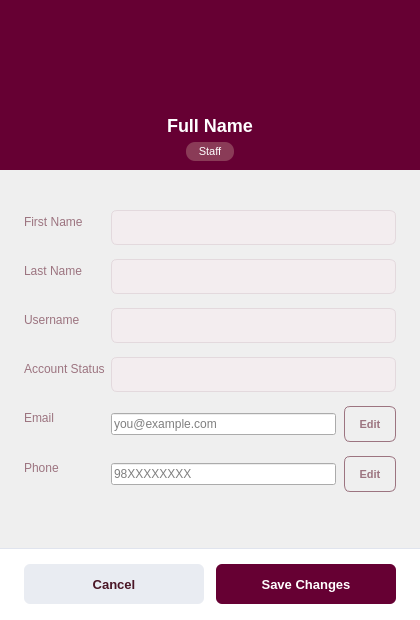
<?xml version="1.0" encoding="UTF-8"?>
<ui version="4.0">
 <class>FrontProfile</class>
 <widget class="QDialog" name="FrontProfile">
  <property name="geometry">
   <rect>
    <x>0</x>
    <y>0</y>
    <width>420</width>
    <height>620</height>
   </rect>
  </property>
  <property name="minimumSize">
   <size>
    <width>420</width>
    <height>620</height>
   </size>
  </property>
  <property name="maximumSize">
   <size>
    <width>420</width>
    <height>620</height>
   </size>
  </property>
  <property name="windowTitle">
   <string>My Profile</string>
  </property>
  <property name="styleSheet">
   <string>
QDialog {
background-color: #F4F6FA;
}
   </string>
  </property>
  <layout class="QVBoxLayout" name="rootLayout">
   <property name="spacing">
    <number>0</number>
   </property>
   <property name="leftMargin">
    <number>0</number>
   </property>
   <property name="topMargin">
    <number>0</number>
   </property>
   <property name="rightMargin">
    <number>0</number>
   </property>
   <property name="bottomMargin">
    <number>0</number>
   </property>
   <item>
    <widget class="QFrame" name="headerFrame">
     <property name="minimumSize">
      <size>
       <width>0</width>
       <height>170</height>
      </size>
     </property>
     <property name="maximumSize">
      <size>
       <width>16777215</width>
       <height>170</height>
      </size>
     </property>
     <property name="styleSheet">
      <string>
QFrame#headerFrame {
background-color: #660033;
}
      </string>
     </property>
     <layout class="QVBoxLayout" name="headerLayout">
      <property name="spacing">
       <number>6</number>
      </property>
      <property name="topMargin">
       <number>20</number>
      </property>
      <item>
       <widget class="QLabel" name="avatarLabel">
        <property name="minimumSize">
         <size>
          <width>96</width>
          <height>96</height>
         </size>
        </property>
        <property name="maximumSize">
         <size>
          <width>96</width>
          <height>96</height>
         </size>
        </property>
        <property name="styleSheet">
         <string>
QLabel {
border-radius: 48px;
background-color: transparent;
}
         </string>
        </property>
        <property name="alignment">
         <set>Qt::AlignmentFlag::AlignCenter</set>
        </property>
       </widget>
      </item>
      <item alignment="Qt::AlignmentFlag::AlignHCenter">
       <widget class="QLabel" name="nameLabel">
        <property name="styleSheet">
         <string>
QLabel {
color: white;
font-size: 18px;
font-weight: bold;
border: none;
}
         </string>
        </property>
        <property name="text">
         <string>Full Name</string>
        </property>
        <property name="alignment">
         <set>Qt::AlignmentFlag::AlignCenter</set>
        </property>
       </widget>
      </item>
      <item alignment="Qt::AlignmentFlag::AlignHCenter">
       <widget class="QLabel" name="roleBadgeLabel">
        <property name="styleSheet">
         <string>
QLabel {
background-color: #8a3b57;
color: white;
border-radius: 9px;
padding: 3px 12px;
font-size: 11px;
border: none;
}
         </string>
        </property>
        <property name="text">
         <string>Staff</string>
        </property>
        <property name="alignment">
         <set>Qt::AlignmentFlag::AlignCenter</set>
        </property>
       </widget>
      </item>
     </layout>
    </widget>
   </item>
   <item>
    <widget class="QScrollArea" name="scrollArea">
     <property name="frameShape">
      <enum>QFrame::Shape::NoFrame</enum>
     </property>
     <property name="widgetResizable">
      <bool>true</bool>
     </property>
     <property name="styleSheet">
      <string>
QScrollArea {
background-color: #F4F6FA;
border: none;
}
      </string>
     </property>
     <widget class="QWidget" name="scrollAreaContents">
      <property name="geometry">
       <rect>
        <x>0</x>
        <y>0</y>
        <width>400</width>
        <height>360</height>
       </rect>
      </property>
      <layout class="QVBoxLayout" name="scrollContentsLayout">
       <property name="leftMargin">
        <number>24</number>
       </property>
       <property name="topMargin">
        <number>20</number>
       </property>
       <property name="rightMargin">
        <number>24</number>
       </property>
       <property name="bottomMargin">
        <number>12</number>
       </property>
       <item>
        <widget class="QLabel" name="statusMessageLabel">
         <property name="text">
          <string/>
         </property>
         <property name="wordWrap">
          <bool>true</bool>
         </property>
        </widget>
       </item>
       <item>
        <layout class="QFormLayout" name="formLayout">
         <property name="verticalSpacing">
          <number>14</number>
         </property>
         <property name="labelAlignment">
          <set>Qt::AlignmentFlag::AlignLeft</set>
         </property>
         <item row="0" column="0">
          <widget class="QLabel" name="lblFirstNameTitle">
           <property name="styleSheet">
            <string>QLabel { color: #9c7480; font-size: 12px; }</string>
           </property>
           <property name="text">
            <string>First Name</string>
           </property>
          </widget>
         </item>
         <item row="0" column="1">
          <widget class="QLineEdit" name="leFirstName">
           <property name="readOnly">
            <bool>true</bool>
           </property>
           <property name="styleSheet">
            <string>
QLineEdit {
background-color: #F3EDEF;
color: #4a1626;
border: 1px solid #E3D9DD;
border-radius: 6px;
padding: 8px 10px;
font-size: 13px;
}
            </string>
           </property>
          </widget>
         </item>
         <item row="1" column="0">
          <widget class="QLabel" name="lblLastNameTitle">
           <property name="styleSheet">
            <string>QLabel { color: #9c7480; font-size: 12px; }</string>
           </property>
           <property name="text">
            <string>Last Name</string>
           </property>
          </widget>
         </item>
         <item row="1" column="1">
          <widget class="QLineEdit" name="leLastName">
           <property name="readOnly">
            <bool>true</bool>
           </property>
           <property name="styleSheet">
            <string>
QLineEdit {
background-color: #F3EDEF;
color: #4a1626;
border: 1px solid #E3D9DD;
border-radius: 6px;
padding: 8px 10px;
font-size: 13px;
}
            </string>
           </property>
          </widget>
         </item>
         <item row="2" column="0">
          <widget class="QLabel" name="lblUsernameTitle">
           <property name="styleSheet">
            <string>QLabel { color: #9c7480; font-size: 12px; }</string>
           </property>
           <property name="text">
            <string>Username</string>
           </property>
          </widget>
         </item>
         <item row="2" column="1">
          <widget class="QLineEdit" name="leUsername">
           <property name="readOnly">
            <bool>true</bool>
           </property>
           <property name="toolTip">
            <string>Username cannot be changed</string>
           </property>
           <property name="styleSheet">
            <string>
QLineEdit {
background-color: #F3EDEF;
color: #4a1626;
border: 1px solid #E3D9DD;
border-radius: 6px;
padding: 8px 10px;
font-size: 13px;
}
            </string>
           </property>
          </widget>
         </item>
         <item row="3" column="0">
          <widget class="QLabel" name="lblStatusTitle">
           <property name="styleSheet">
            <string>QLabel { color: #9c7480; font-size: 12px; }</string>
           </property>
           <property name="text">
            <string>Account Status</string>
           </property>
          </widget>
         </item>
         <item row="3" column="1">
          <widget class="QLineEdit" name="leStatus">
           <property name="readOnly">
            <bool>true</bool>
           </property>
           <property name="styleSheet">
            <string>
QLineEdit {
background-color: #F3EDEF;
color: #4a1626;
border: 1px solid #E3D9DD;
border-radius: 6px;
padding: 8px 10px;
font-size: 13px;
}
            </string>
           </property>
          </widget>
         </item>
         <item row="4" column="0">
          <widget class="QLabel" name="lblEmailTitle">
           <property name="styleSheet">
            <string>QLabel { color: #9c7480; font-size: 12px; }</string>
           </property>
           <property name="text">
            <string>Email</string>
           </property>
          </widget>
         </item>
         <item row="4" column="1">
          <layout class="QHBoxLayout" name="emailFieldLayout">
           <property name="spacing">
            <number>8</number>
           </property>
           <item>
            <widget class="QLineEdit" name="leEmail">
             <property name="readOnly">
              <bool>true</bool>
             </property>
             <property name="placeholderText">
              <string>you@example.com</string>
             </property>
             <property name="styleSheet">
              <string>
QLineEdit[fieldEditable="false"] {
background-color: #F3EDEF;
color: #4a1626;
border: 1px solid #E3D9DD;
border-radius: 6px;
padding: 8px 10px;
font-size: 13px;
}

QLineEdit[fieldEditable="true"] {
background-color: white;
color: #4a1626;
border: 1px solid #9c7480;
border-radius: 6px;
padding: 8px 10px;
font-size: 13px;
}

QLineEdit[fieldEditable="true"]:focus {
border: 1px solid #660033;
}
              </string>
             </property>
             <property name="fieldEditable" stdset="0">
              <bool>false</bool>
             </property>
            </widget>
           </item>
           <item>
            <widget class="QPushButton" name="btnEditEmail">
             <property name="minimumSize">
              <size>
               <width>52</width>
               <height>36</height>
              </size>
             </property>
             <property name="maximumSize">
              <size>
               <width>52</width>
               <height>36</height>
              </size>
             </property>
             <property name="cursor">
              <cursorShape>PointingHandCursor</cursorShape>
             </property>
             <property name="styleSheet">
              <string>
QPushButton {
background-color: transparent;
color: #9c7480;
border: 1px solid #9c7480;
border-radius: 6px;
font-size: 11px;
font-weight: bold;
}

QPushButton:hover {
background-color: #9c7480;
color: white;
}

QPushButton:pressed {
background-color: #4a1626;
border: 1px solid #4a1626;
color: white;
}
              </string>
             </property>
             <property name="text">
              <string>Edit</string>
             </property>
            </widget>
           </item>
          </layout>
         </item>
         <item row="5" column="0">
          <widget class="QLabel" name="lblPhoneTitle">
           <property name="styleSheet">
            <string>QLabel { color: #9c7480; font-size: 12px; }</string>
           </property>
           <property name="text">
            <string>Phone</string>
           </property>
          </widget>
         </item>
         <item row="5" column="1">
          <layout class="QHBoxLayout" name="phoneFieldLayout">
           <property name="spacing">
            <number>8</number>
           </property>
           <item>
            <widget class="QLineEdit" name="lePhone">
             <property name="readOnly">
              <bool>true</bool>
             </property>
             <property name="placeholderText">
              <string>98XXXXXXXX</string>
             </property>
             <property name="styleSheet">
              <string>
QLineEdit[fieldEditable="false"] {
background-color: #F3EDEF;
color: #4a1626;
border: 1px solid #E3D9DD;
border-radius: 6px;
padding: 8px 10px;
font-size: 13px;
}

QLineEdit[fieldEditable="true"] {
background-color: white;
color: #4a1626;
border: 1px solid #9c7480;
border-radius: 6px;
padding: 8px 10px;
font-size: 13px;
}

QLineEdit[fieldEditable="true"]:focus {
border: 1px solid #660033;
}
              </string>
             </property>
             <property name="fieldEditable" stdset="0">
              <bool>false</bool>
             </property>
            </widget>
           </item>
           <item>
            <widget class="QPushButton" name="btnEditPhone">
             <property name="minimumSize">
              <size>
               <width>52</width>
               <height>36</height>
              </size>
             </property>
             <property name="maximumSize">
              <size>
               <width>52</width>
               <height>36</height>
              </size>
             </property>
             <property name="cursor">
              <cursorShape>PointingHandCursor</cursorShape>
             </property>
             <property name="styleSheet">
              <string>
QPushButton {
background-color: transparent;
color: #9c7480;
border: 1px solid #9c7480;
border-radius: 6px;
font-size: 11px;
font-weight: bold;
}

QPushButton:hover {
background-color: #9c7480;
color: white;
}

QPushButton:pressed {
background-color: #4a1626;
border: 1px solid #4a1626;
color: white;
}
              </string>
             </property>
             <property name="text">
              <string>Edit</string>
             </property>
            </widget>
           </item>
          </layout>
         </item>
        </layout>
       </item>
       <item>
        <spacer name="formBottomSpacer">
         <property name="orientation">
          <enum>Qt::Orientation::Vertical</enum>
         </property>
         <property name="sizeHint" stdset="0">
          <size>
           <width>20</width>
           <height>20</height>
          </size>
         </property>
        </spacer>
       </item>
      </layout>
     </widget>
    </widget>
   </item>
   <item>
    <widget class="QFrame" name="footerFrame">
     <property name="minimumSize">
      <size>
       <width>0</width>
       <height>72</height>
      </size>
     </property>
     <property name="maximumSize">
      <size>
       <width>16777215</width>
       <height>72</height>
      </size>
     </property>
     <property name="styleSheet">
      <string>
QFrame#footerFrame {
background-color: #FFFFFF;
border-top: 1px solid #E0E4EE;
}
      </string>
     </property>
     <layout class="QHBoxLayout" name="footerLayout">
      <property name="leftMargin">
       <number>24</number>
      </property>
      <property name="topMargin">
       <number>12</number>
      </property>
      <property name="rightMargin">
       <number>24</number>
      </property>
      <property name="bottomMargin">
       <number>12</number>
      </property>
      <property name="spacing">
       <number>12</number>
      </property>
      <item>
       <widget class="QPushButton" name="btnCancel">
        <property name="minimumSize">
         <size>
          <width>0</width>
          <height>40</height>
         </size>
        </property>
        <property name="cursor">
         <cursorShape>PointingHandCursor</cursorShape>
        </property>
        <property name="styleSheet">
         <string>
QPushButton {
background-color: #E9ECF2;
color: #4a1626;
border: none;
border-radius: 6px;
font-size: 13px;
font-weight: bold;
}

QPushButton:hover {
background-color: #D8DEE9;
}
         </string>
        </property>
        <property name="text">
         <string>Cancel</string>
        </property>
       </widget>
      </item>
      <item>
       <widget class="QPushButton" name="btnSave">
        <property name="minimumSize">
         <size>
          <width>0</width>
          <height>40</height>
         </size>
        </property>
        <property name="cursor">
         <cursorShape>PointingHandCursor</cursorShape>
        </property>
        <property name="styleSheet">
         <string>
QPushButton {
background-color: #660033;
color: white;
border: none;
border-radius: 6px;
font-size: 13px;
font-weight: bold;
}

QPushButton:hover {
background-color: #4d0026;
}

QPushButton:pressed {
background-color: #38001b;
}
         </string>
        </property>
        <property name="text">
         <string>Save Changes</string>
        </property>
       </widget>
      </item>
     </layout>
    </widget>
   </item>
  </layout>
 </widget>
 <resources/>
 <connections/>
</ui>
